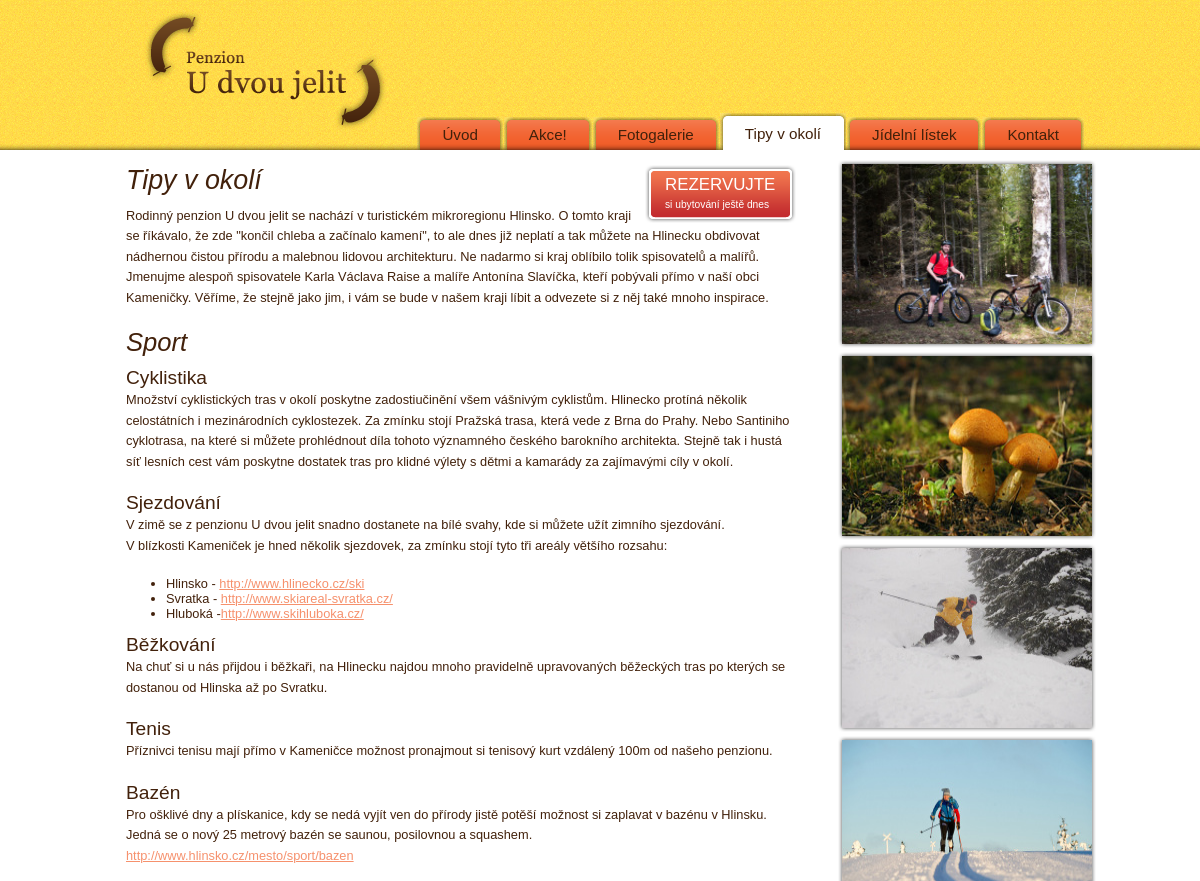
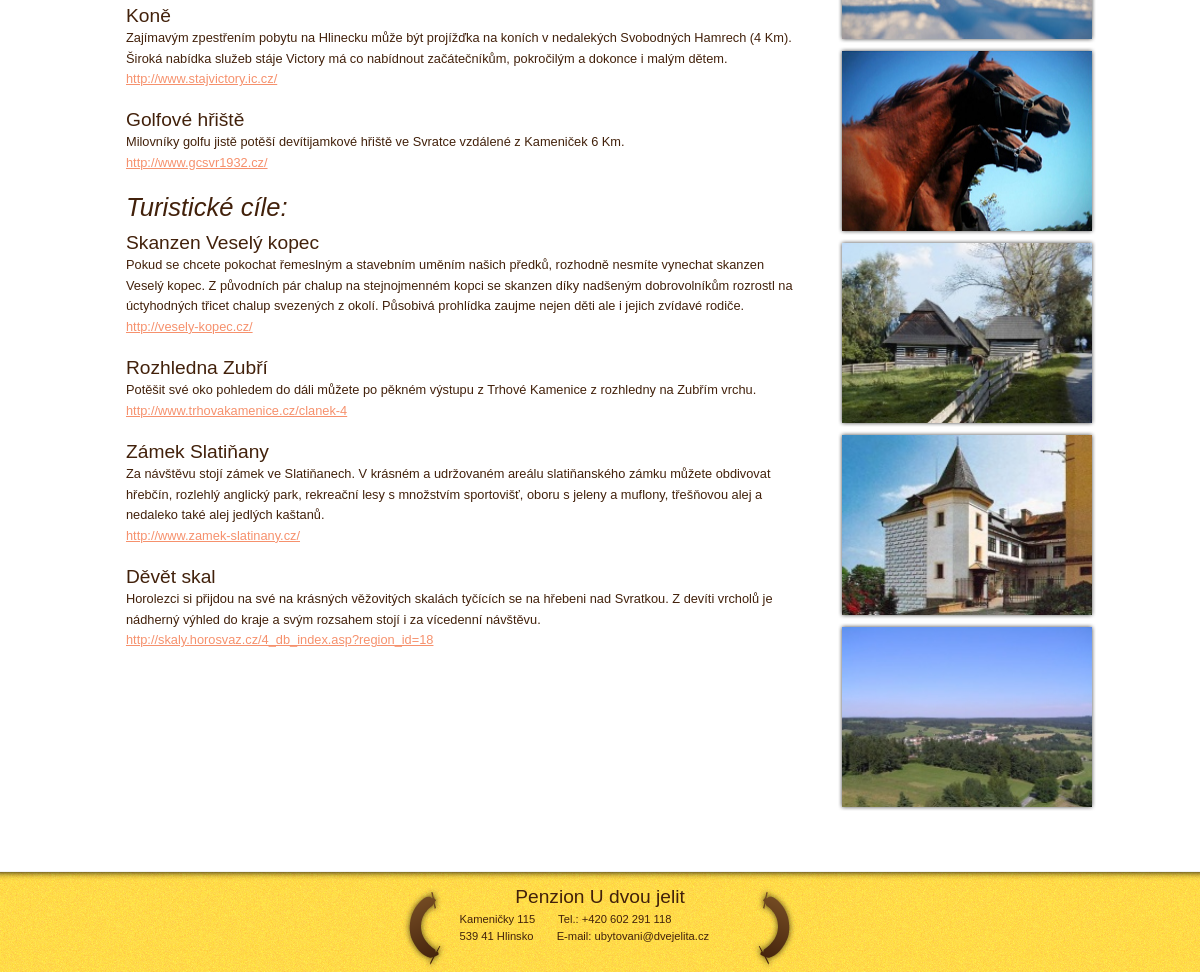
The page /index.php?page=tipy on the database its author committed (2 pictures, top to bottom).
### tables this page shows
CREATE TABLE IF NOT EXISTS `content` (
  `tid` char(20) DEFAULT NULL,
  `www` text
);

### getcontent.php (called while the page is built, shortened)
<?php
function getContent($page){
	$query = "SELECT www FROM content WHERE tid='$page'";
	$result = mysql_query($query);
	$row = mysql_fetch_object($result);
	return $row->www;
}
?>

### index.php (the view, shortened to what this page needs)
<?php
	if(!isset($_GET["page"])) $page="uvod";
	else $page = $_GET["page"];
	require './getcontent.php';
?>
<!DOCTYPE html PUBLIC "-//W3C//DTD XHTML 1.0 Strict//EN" "http://www.w3.org/TR/xhtml1/DTD/xhtml1-strict.dtd">
<html xmlns="http://www.w3.org/1999/xhtml" xml:lang="cs" lang="cs">
<head>
	<link rel="stylesheet" href="style.css" media="all" />
</head>
<body>
<div id="page">
	<div id="header">
    	<a id="logo" href="/"></a>
        <ul>
        	<li><a href="./index.php?page=uvod" <?php if ($page=="uvod") { ?> class="selected" <?php } ?>><em><b>Úvod</b></em></a></li>
			<li><a href="./index.php?page=akce" <?php if ($page=="akce") { ?> class="selected" <?php } ?>><em><b>Akce!</b></em></a></li>
	        <li><a href="./index.php?page=foto" <?php if ($page=="foto") { ?> class="selected" <?php } ?>><em><b>Fotogalerie</b></em></a></li>
	        <li><a href="./index.php?page=tipy" <?php if ($page=="tipy") { ?> class="selected" <?php } ?>><em><b>Tipy v okolí</b></em></a></li>
			<li><a href="./index.php?page=jidelnicek" <?php if ($page=="jidelnicek") { ?> class="selected" <?php } ?>><em><b>Jídelní lístek</b></em></a></li>
	        <li><a href="./index.php?page=kontakt" <?php if ($page=="kontakt") { ?> class="selected" <?php } ?>><em><b>Kontakt</b></em></a></li>
		</ul>
    </div>
   	<div id="content">
<?php
if($page!="confirm") {
	echo getContent($page);
}else {
	if ((include './execute_form.php') != 1){
		echo getContent("mailerror");
	} else if (executeForm($_POST)){
		echo getContent("confirm");
	}
}
?>
    </div>
</div>
	<div id="footer">
        <div id="footer-cont">
        	<div class="footer-title">Penzion U dvou jelit</div>
        	<div class="footer-text">
            <p><span>Kameničky 115</span> Tel.: +420 602 291 118</p>
			<p><span>539 41 Hlinsko</span> E-mail: ubytovani@dvejelita.cz</p>
			</div>
        </div>
    </div>
</body>
</html>

### style.css (style rules this page uses)
html, body { font-family: Georgia, arial; background: url('images/headerbg.png') repeat-x; margin:0; padding:0; text-align:center; font-size: 100%; height: 100%; color: #000000; }
#page { width: 968px; margin: 0px auto 0px auto; padding: 0px 0px 0px 0px; text-align:left; min-height: 100%; }
#header { height: 150px; }
#header a#logo { height: 122px; width: 277px; background: url('images/logo.png') no-repeat; float:left; margin: 10px 0 0 0; }
#header ul { margin:113px 0 0 0; padding:0; list-style:none; float:right }
#header ul li { margin:0; display:inline; padding:0; vertical-align:top }
#header ul li a { background:url(images/menu2_bg.png) top left repeat-x; color:#42210b; text-decoration:none; font-size: 95%; font-style:italic; text-transform:none; float:left; padding:0; margin: 4px 0 0 1px; }
#header ul li a b { background:url(images/menu2_left.png) left top no-repeat; display:block; font-weight:normal; padding:0 25px 0 25px; line-height:35px }
#header ul li a em { background:url(images/menu2_right.png) right top no-repeat; display:block; font-weight:normal; font-style:normal }
#header ul li a:hover, #header ul li a.selected { text-decoration:none; background:url(images/menu_bg.png) top left repeat-x; margin: 0 0 0 1px; }
#header ul li a:hover b, #header ul li a.selected b { background:url(images/menu_left.png) left top no-repeat; line-height:42px }
#header ul li a:hover em, #header ul li a.selected em { background:url(images/menu_right.png) right top no-repeat; }
#content { color: #42210b; font-size: 80%; width: 100%; min-height: 550px; padding-bottom: 101px; overflow: auto; padding: 0px 10px 111px 10px; margin: 0 auto 0 auto; }
#content h1 { font-style: italic; font-size: 210%; font-weight: normal; margin: 10px 0 10px 0; }
#content p#reservation { background: url('images/button.png') repeat-x; height: 59px; width: 151px; float: right; cursor:pointer; text-decoration:none;color:#fff; margin: 10px 0 0 0; }
#content p { margin: 1px 0 0px 0 }
#tipyLeft p { line-height: 160%; }
.submit-reserve { margin: 10px 0 0 20px; font-size: 80%; color: #fff !important; text-decoration: none; float: left; }
.submit-reserve span { color:#fff; }
.submit-reserve span { text-transform: uppercase; display:block; font-size: 165%; :font-size: 169%; font-size: 169%\0/; }
#footer { clear:both; background: url('images/footerbg.png') repeat-x; height: 101px; width: 100%; margin-top: -101px; position: relative; margin-bottom: 0px; padding: 0 0 0 0; }
#footer-cont { background: url('images/footer-jelita.png') no-repeat 0 15px; height: 101px; width: 401px; margin: -10px auto auto auto; padding: auto; color: #42210b; }
#footer-cont .footer-title { font-size: 120%; margin: 10px auto auto auto; :margin: 0 auto auto auto; padding-top: 15px; }
#footer-cont .footer-text { font-size: 120%; margin: 0 0 0 55px; :margin: 0 0 0 50px; margin: 0 0 0 70px\0/; font-size: 70%; text-align: left; }
#footer-cont .footer-text p { margin:5px; padding:0; }
#footer-cont .footer-text span { margin: 0 20px 0 0; }
#tipyLeft { float: left; width:670px }
#tipyRight { float: right; width: 260px; margin: 0 0 40px 0 }
#content p.tipy { margin-bottom: 20px; display: block; }
div.tipyImage { width: 258px; height: 188px; background: url('images/tipy-podklad.png') no-repeat; margin: 4px 0 0 4px; }
img.tipyImage { width: 250px; height: 180px; margin: 4px 0 0 4px; }
a:link, a:visited, a:hover, a:active { color: #f6916d; }
h2 { margin: 20px 0px 5px 0px; font-weight: normal; font-style: italic; font-size: 200%; }
h3.tipy { margin: 10px 0px 0px 0px; font-weight: normal; font-size: 150%; }
h3 { margin: 5px 0px 5px 0px; font-weight: normal; font-size: 150%; }

### rows shown on the page
content: www "REZERVUJTE si ubytování ještě dnes Tipy v okolí Rodinný penzion U dvou jelit se nachází v turistickém mikroregionu Hlinsko. O tomto kraji se říkávalo, že zde \"končil chleba a začínalo kamení\", to ale dnes již neplatí a tak můžete na Hlinecku obdivovat nádhernou čistou přírodu a malebnou lidovou architekturu. Ne nadarmo si kraj oblíbilo tolik spisovatelů a malířů. Jmenujme alespoň spisovatele Karla Václava Raise a malíře Antonína Slavíčka, kteří pobývali přímo v naší obci Kameničky. Věříme, že stejně jako jim, i vám se bude v našem kraji líbit a odvezete si z něj také mnoho inspirace. Sport Cyklistika Množství cyklistických tras v okolí poskytne zadostiučinění všem vášnivým cyklistům.…", www (picture)
